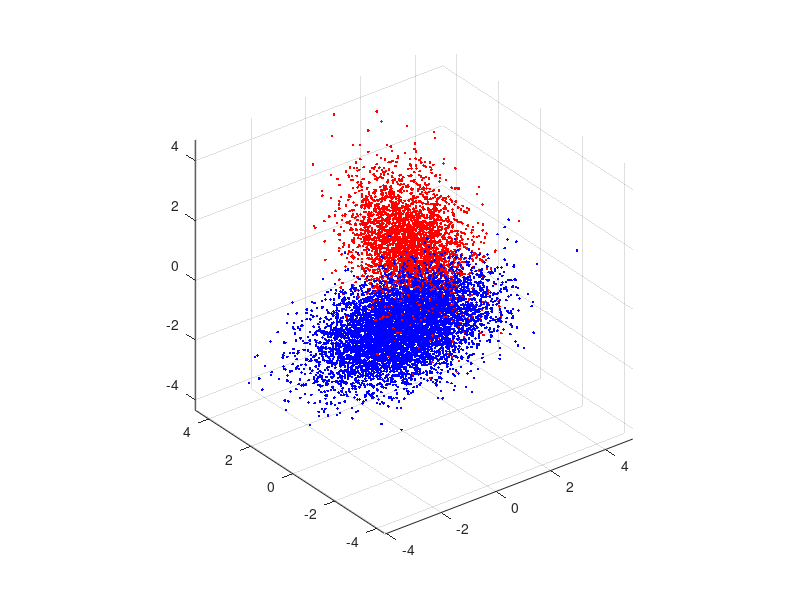

This chart was generated by the following MATLAB code:
clear; close all; clc; rng(5644);
N=10000; p0=0.65; p1=0.35;
u=rand(1,N)>=p0; N0=sum(u==0); N1=sum(u==1);
mu0=[-0.5;-0.5;-0.5]; S0=[1,-0.5,0.3;-0.5,1,-0.5;0.3,-0.5,1];
X0=mvnrnd(mu0,S0,N0);
mu1=[1;1;1]; S1=[1,0.3,-0.2;0.3,1,0.3;-0.2,0.3,1];
X1=mvnrnd(mu1,S1,N1);
X=[X0;X1]; labels=[zeros(N0,1);ones(N1,1)];
save Q1A_data.mat X labels p0 p1 mu0 S0 mu1 S1
figure; plot3(X0(:,1),X0(:,2),X0(:,3),'.b'); hold on; plot3(X1(:,1),X1(:,2),X1(:,3),'.r'); axis equal; grid on;
